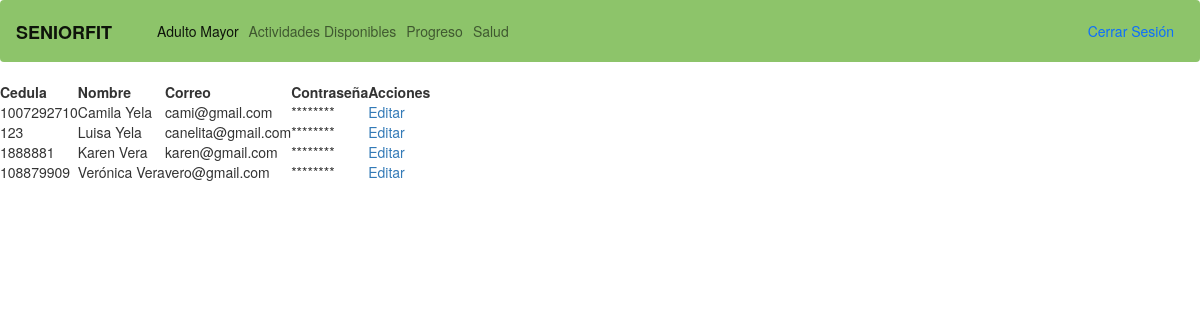
/perfil_adulto.php, run on an earlier commit of the app's database.
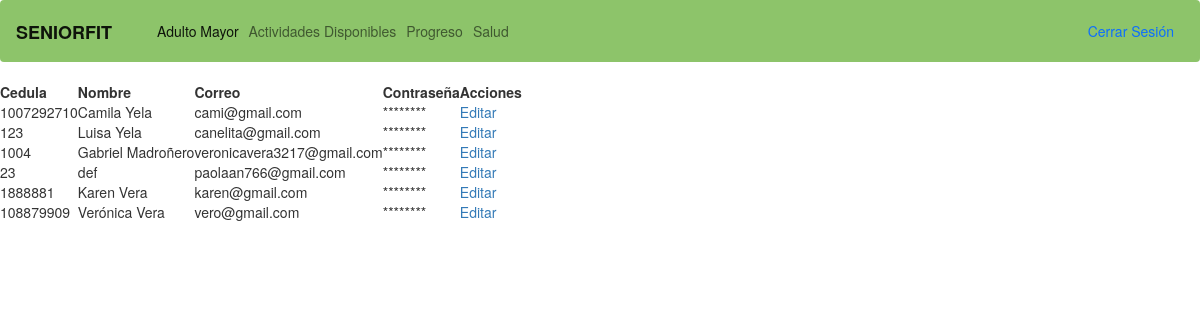
And on a later commit of the database.
### tables this page shows
CREATE TABLE `usuarios` (
  `id` int(6) UNSIGNED NOT NULL,
  `nombre` varchar(50) NOT NULL,
  `edad` int(3) NOT NULL,
  `fecha_nacimiento` date NOT NULL,
  `genero` varchar(10) NOT NULL,
  `tipo_usuario` varchar(20) NOT NULL,
  `email` varchar(50) NOT NULL,
  `password` varchar(10) NOT NULL,
  `nombre_usuario` varchar(10) NOT NULL,
  `fecha_registro` timestamp NOT NULL DEFAULT current_timestamp() ON UPDATE current_timestamp(),
  `cedula` varchar(15) DEFAULT NULL,
  `telefono` varchar(10) DEFAULT NULL,
  `enfermedades` text DEFAULT NULL,
  `limitaciones` text DEFAULT NULL
);

### perfil_adulto.php (the view, shortened to what this page needs)
<!DOCTYPE html>
<html lang="en">
<head>
    <link rel="stylesheet" href="https://maxcdn.bootstrapcdn.com/bootstrap/3.4.1/css/bootstrap.min.css">
    <link rel="stylesheet" href="style/style_perfil.css">
</head>
<body>
    <div>
    <?php include 'base_adulto.php'; ?>
    </div>
    <table>
        <thead>
            <tr>
                <th>Cedula</th>
                <th>Nombre</th>
                <th>Correo</th>
                <th>Contraseña</th>
                <th>Acciones</th>
            </tr>
        </thead>
        <tbody>
            <?php
                $bd = conectar();
                $query = "SELECT * FROM usuarios Where tipo_usuario = 'Adulto mayor'";
                $result = mysqli_query($bd, $query);
                while ($row = mysqli_fetch_array($result)):
                    echo "<tr>";
                    echo "<td>" . $row['cedula'] . "</td>";
                    echo "<td>" . $row['nombre'] . "</td>";
                    echo "<td>" . $row['email'] . "</td>";
                    echo "<td>********</td>";
                    echo "<td><a href='editar_perfil.php?cedula=" . $row['cedula'] . "'>Editar</a></td>";
                    echo "</tr>";
                endwhile;
            ?>
        </tbody>
    </table>
</body>
</html>

What changed in the data, as far as the page shows it:
added usuarios: cedula "1004", nombre "Gabriel Madroñero", email "veronicavera3217@gmail.com"
added usuarios: cedula "23", nombre "def", email "paolaan766@gmail.com"
